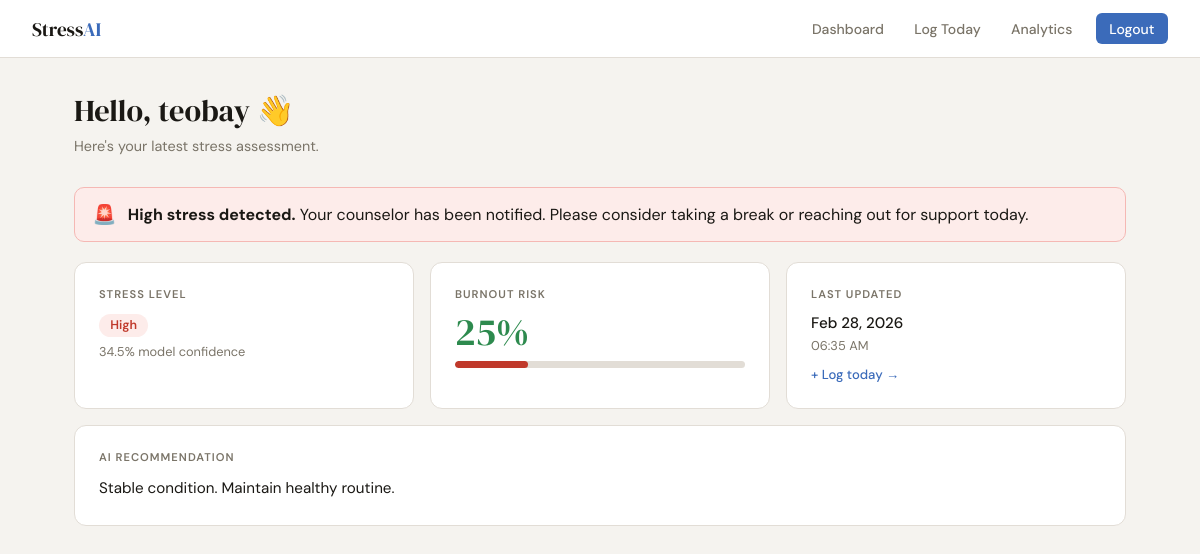
The page /dashboard (signed in) on the database its author committed.
### app.py (models this page shows)
class User(UserMixin, db.Model):
    id = db.Column(db.Integer, primary_key=True)
    username = db.Column(db.String(100), unique=True)
    email = db.Column(db.String(100))
    password = db.Column(db.String(200))
    role = db.Column(db.String(20), default="student")  # FIX: added role field
    created_at = db.Column(db.DateTime, default=datetime.utcnow)

class StressPredictionResult(db.Model):
    id = db.Column(db.Integer, primary_key=True)
    user_id = db.Column(db.Integer, db.ForeignKey('user.id'))  # FIX: added FK
    stress_prediction = db.Column(db.String(50))
    stress_confidence = db.Column(db.Float)
    burnout_risk = db.Column(db.Float)
    suggested_action = db.Column(db.String(300))
    alert_sent = db.Column(db.Boolean, default=False)  # FIX: added alert flag
    created_at = db.Column(db.DateTime, default=datetime.utcnow)
    user = db.relationship('User', backref='predictions')

### app.py (the view)
@app.route("/dashboard")
@login_required
def dashboard():
    latest_result = StressPredictionResult.query.filter_by(
        user_id=current_user.id
    ).order_by(StressPredictionResult.created_at.desc()).first()
    history = StressPredictionResult.query.filter_by(
        user_id=current_user.id
    ).order_by(StressPredictionResult.created_at.desc()).limit(7).all()
    return render_template("dashboard.html", result=latest_result, history=history)

### app.py (called while the page is built)
@login_manager.user_loader
def load_user(user_id):
    return User.query.get(int(user_id))

### templates/dashboard.html (shortened to what this page needs)
{% extends "base.html" %}
{% block content %}
<div class="container">
  <div class="page-header">
    <h1>Hello, {{ current_user.username }} 👋</h1>
    <p>Here's your latest stress assessment.</p>
  </div>
  {% if result %}
    {% set level   = result.stress_prediction %}
    {% set burnout = result.burnout_risk | int %}
    {% if level == 'High' or burnout > 70 %}
    <div class="alert-banner">
      <span style="font-size:1.2rem">🚨</span>
      <div>
        <strong>High stress detected.</strong>
        Your counselor has been notified. Please consider taking a break or reaching out for support today.
      </div>
    </div>
    {% endif %}
    <div class="grid-3" style="margin-bottom:1rem">
      <div class="card">
        <div class="card-title">Stress Level</div>
        <div style="margin-bottom:0.4rem">
          <span class="badge badge-{{ level | lower }}">{{ level }}</span>
        </div>
        <div style="font-size:0.8rem; color:var(--muted)">{{ result.stress_confidence }}% model confidence</div>
      </div>
      <div class="card">
        <div class="card-title">Burnout Risk</div>
        <div class="stat-value" style="color:
          {% if burnout > 70 %}var(--high)
          {% elif burnout > 40 %}var(--mod)
          {% else %}var(--low){% endif %}">
          {{ burnout }}%
        </div>
        <div style="margin-top:0.6rem">
          <div class="progress-wrap">
            <div class="progress-bar pb-{{ level | lower }}" style="width:{{ burnout }}%"></div>
          </div>
        </div>
      </div>
      <div class="card">
        <div class="card-title">Last Updated</div>
        <div style="font-size:0.95rem; font-weight:500">{{ result.created_at.strftime("%b %d, %Y") }}</div>
        <div style="font-size:0.8rem; color:var(--muted); margin-top:0.2rem">{{ result.created_at.strftime("%I:%M %p") }}</div>
        <a href="{{ url_for('daily_form') }}"
           style="display:inline-block; margin-top:0.8rem; font-size:0.82rem; color:var(--accent); text-decoration:none; font-weight:500">
          + Log today →
        </a>
      </div>
    </div>
    <div class="card" style="margin-bottom:1rem">
      <div class="card-title">AI Recommendation</div>
      <p style="font-size:0.95rem; line-height:1.65">{{ result.suggested_action }}</p>
    </div>
  {% endif %}
</div>
{% endblock %}

### templates/base.html (shortened to what this page needs)
<!DOCTYPE html>
<html lang="en">
<head>
</head>
<body>
{% if current_user.is_authenticated %}
<nav>
  <a class="nav-brand" href="/">Stress<span>AI</span></a>
  <div class="nav-links">
    {% if current_user.role == 'counselor' %}
      <a href="{{ url_for('counselor_dashboard') }}">Counselor View</a>
    {% else %}
      <a href="{{ url_for('dashboard') }}">Dashboard</a>
      <a href="{{ url_for('daily_form') }}">Log Today</a>
      <a href="{{ url_for('analytics') }}">Analytics</a>
    {% endif %}
    <a href="{{ url_for('logout') }}" class="btn-logout">Logout</a>
  </div>
</nav>
{% endif %}
{% block content %}{% endblock %}
</body>
</html>

### templates/base.html (style rules this page uses)
*, *::before, *::after { box-sizing: border-box; margin: 0; padding: 0; }
:root { --bg: #f5f3ef; --card: #ffffff; --text: #1a1814; --muted: #7a7468; --border: #e2ddd6; --low: #2d8a4e; --low-bg: #edf7f1; --mod: #c47c20; --mod-bg: #fef7ec; --high: #c0392b; --high-bg: #fdecea; --accent: #3b6bba; --accent-bg:#eef2fb; }
body { font-family: 'DM Sans', sans-serif; background: var(--bg); color: var(--text); min-height: 100vh; }
nav { background: var(--card); border-bottom: 1px solid var(--border); padding: 0 2rem; display: flex; align-items: center; justify-content: space-between; height: 58px; position: sticky; top: 0; z-index: 100; }
.nav-brand { font-family: 'DM Serif Display', serif; font-size: 1.2rem; color: var(--text); text-decoration: none; }
.nav-brand span { color: var(--accent); }
.nav-links { display: flex; gap: 0.2rem; align-items: center; }
.nav-links a { padding: 0.4rem 0.85rem; border-radius: 6px; font-size: 0.875rem; font-weight: 500; color: var(--muted); text-decoration: none; transition: all 0.15s; }
.nav-links a.btn-logout { background: var(--accent); color: white; margin-left: 0.4rem; }
.container { max-width: 1100px; margin: 0 auto; padding: 2rem 1.5rem; }
.page-header { margin-bottom: 2rem; }
.page-header h1 { font-family: 'DM Serif Display', serif; font-size: 1.9rem; font-weight: 400; }
.page-header p { color: var(--muted); margin-top: 0.35rem; font-size: 0.9rem; }
.card { background: var(--card); border: 1px solid var(--border); border-radius: 12px; padding: 1.5rem; }
.card-title { font-size: 0.7rem; font-weight: 600; letter-spacing: 0.09em; text-transform: uppercase; color: var(--muted); margin-bottom: 0.75rem; }
.grid-3 { display: grid; grid-template-columns: repeat(3, 1fr); gap: 1rem; }
.badge { display: inline-block; padding: 0.22rem 0.7rem; border-radius: 99px; font-size: 0.78rem; font-weight: 600; }
.badge-high { background: var(--high-bg); color: var(--high); }
.stat-value { font-family: 'DM Serif Display', serif; font-size: 2.4rem; line-height: 1; }
.progress-wrap { background: var(--border); border-radius: 99px; height: 7px; overflow: hidden; }
.progress-bar { height: 100%; border-radius: 99px; transition: width 0.6s ease; }
.pb-high { background: var(--high); }
.alert-banner { background: var(--high-bg); border: 1px solid #f5b8b4; border-radius: 10px; padding: 0.9rem 1.1rem; display: flex; align-items: center; gap: 0.7rem; margin-bottom: 1.25rem; }

### rows shown on the page
User: username "teobay"
StressPredictionResult: stress_prediction "High", stress_confidence "34.5", created_at "Feb 28, 2026", created_at "06:35 AM", suggested_action "Stable condition. Maintain healthy routine."

### other values the page prints
{{ burnout }} "25"
